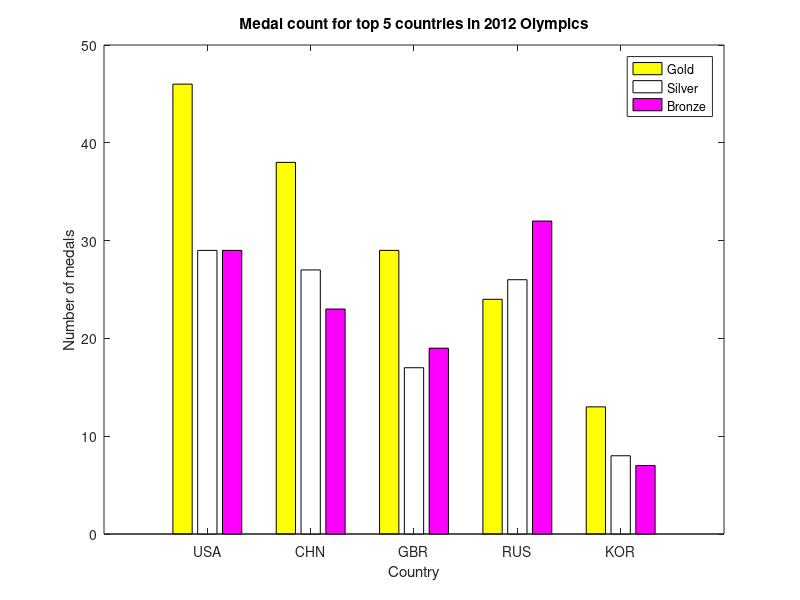

The MATLAB source for this figure:
% 06 17
clc
clear

G = [46 38 29 24 13];
S = [29 27 17 26 8];
B = [29 23 19 32 7];

h = bar(1:5, [G' S' B']);
set(gca, 'XTickLabel', {'USA', 'CHN', 'GBR', 'RUS', 'KOR'})
set(h(1), 'FaceColor', [1 1 0]);
set(h(2), 'FaceColor', [1 1 1]);
set(h(3), 'FaceColor', [1 0 1]);

title('Medal count for top 5 countries in 2012 Olympics');
ylabel('Number of medals');
xlabel('Country');
legend('Gold', 'Silver', 'Bronze')
